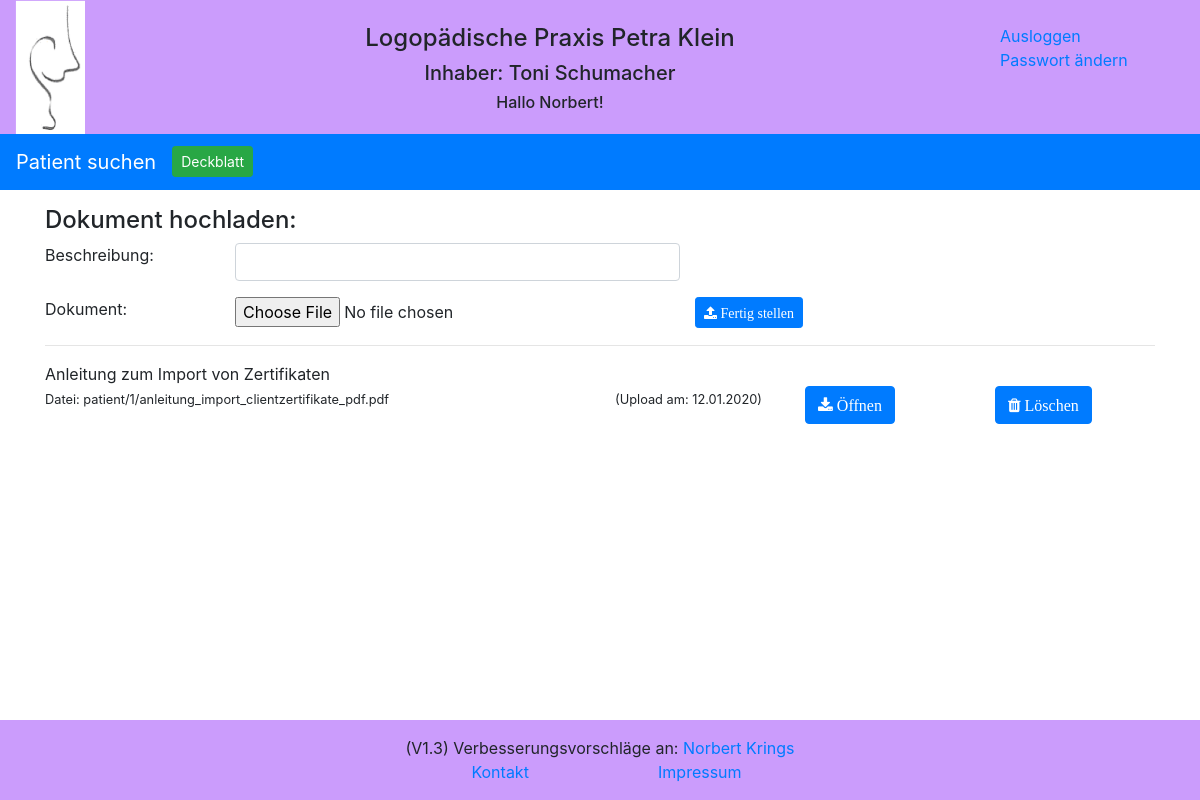
The page /reports/document/?id=1 (signed in) on the database as committed earlier.
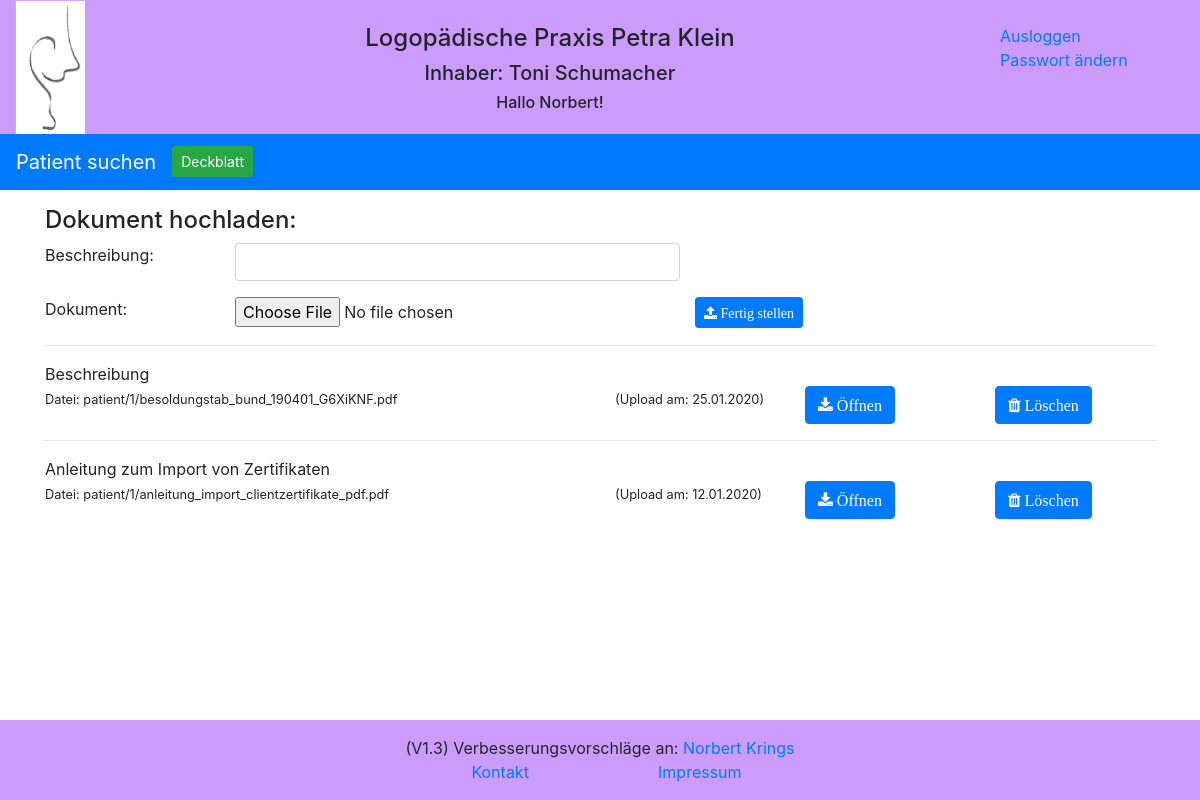
The same page on the database as committed later.
### reports/models.py (models this page shows)
class Document(models.Model):
    description = models.CharField(max_length=255, blank=True)
    document = models.FileField(upload_to=dynamik_path, max_length=100)
    uploaded_at = models.DateTimeField(auto_now_add=True)
    patient = models.ForeignKey(Patient, on_delete=models.CASCADE, default='')

### reports/views.py (the view)
# urls.py: path('document/', views.upload_document, name='document'),
def upload_document(request):
    request.session.set_expiry(settings.SESSION_EXPIRE_SECONDS)
    if request.method == 'POST':
        item_form = DocumentForm(request.POST, request.FILES)
        patient_result = Patient.objects.get(id=request.POST.get('patient'))
        if item_form.is_valid():
            logger.debug('upload_document: Dokument zum speichern valide')
            item = item_form.save(commit=False)
            item.patient_id = patient_result.id
            item.save()
            logger.debug('upload_document: Dokument gespeichert')
            return redirect('/reports/document/?id=' + str(patient_result.id))
    else:
        logger.debug('upload_document: Formular aufgerufen um Dokumente zu sehen oder hochzuladen')
        form = DocumentForm(initial={'patient': request.GET.get('id')})
        patient_result = Patient.objects.get(id=request.GET.get('id'))
        documents = Document.objects.filter(patient_id=request.GET.get('id')).order_by('-uploaded_at')
    return render(request, 'reports/document_form.html', {'form': form, 'patient': patient_result, 'documents': documents})

### reports/forms.py
class DocumentForm(forms.ModelForm):
    description = forms.CharField(required=True,
                                    max_length=100,
                                    widget=forms.TextInput(
                                        attrs={
                                            'class': 'form-control'
                                        }
                                    )
                                    )
    class Meta:
        model = Document
        fields = [
            'description',
            'document',
            'patient'
        ]

### reports/templates/reports/document_form.html (shortened to what this page needs)
{% extends "base.html" %}
{% block extrahead %}
    {% load static %}
    <link rel="stylesheet" href="{% static 'reports/style_e2.css' %}">
    <link rel="stylesheet" href="https://cdnjs.cloudflare.com/ajax/libs/font-awesome/4.7.0/css/font-awesome.min.css">
{% endblock %}
{% block nav %}
<nav class="navbar navbar-expand-sm bg-primary navbar-dark">
  <a class="navbar-brand" href="{% url 'reports:index' %}" >Patient suchen</a>
  <div class="collapse navbar-collapse" id="collapsibleNavbar">
    <ul class="navbar-nav">
      <li class="nav-item">
          <a class="btn btn-success btn-sm" href="{% url 'reports:patient' patient.id %}" role="button">Deckblatt</a>
      </li>
    </ul>
  </div>
</nav>
{% endblock %}
{% block content %}
<content>
  <form method="post" enctype="multipart/form-data">
    <div class="container">
        <div class="row">
            <div class="col-sm">
                <h4>Dokument hochladen:</h4>
            </div>
        </div>
        <div class="form-group row">
            <label for="{{ form.description.id_for_label }}" class="col-sm-2 control-label">Beschreibung:</label>
            <div class="col-sm-5">
                {{ form.description }}
            </div>
        </div>
        <div class="form-group row">
            <label for="{{ form.document.id_for_label }}" class="col-sm-2 control-label">Dokument:</label>
            <div class="col-sm-5">
                {{ form.document }}
            </div>
            <div class="col-sm-sm-7 ">
                <button type="submit" class="btn btn-primary btn-sm"><i class="fa fa-upload"> Fertig stellen</i></button>
            </div>
        </div>
    </div>
  </form>
    <div class="container">
        {% for obj in documents %}
        <hr>
            <div class="row">
                <div class="col-sm-8">
                    {{ obj.description }}
                </div>
            </div>
            <div class="row">
                <div class="col-sm-6">
                    <div class="small inline">Datei: {{ obj.document.name }}</div>
                </div>
                <div class="col-sm-2">
                     <small>(Upload am: {{ obj.uploaded_at | date:"d.m.Y"}})</small>
                </div>
                <div class="col-sm-2">
                    <div class="small inline">
                        <a href="{% url 'reports:download' %}?id={{ obj.id }}">
                            <button type="button" class="btn btn-primary"><i class="fa fa-download"> Öffnen</i></button>
                        </a>
                    </div>
                </div>
                <div class="col-sm-2">
                    <div class="small inline">
                        <a href="{% url 'reports:delete' obj.id %}">
                            <button type="button" class="btn btn-primary"><i class="fa fa-trash"> Löschen</i></button>
                        </a>
                    </div>
                </div>
            </div>
        {% endfor %}
    </div>
</content>
{% endblock %}

Rows that differ between the two databases and show on the page:
added Document: description "Beschreibung", document.name "patient/1/besoldungstab_bund_190401_G6XiKNF.pdf", uploaded_at "25.01.2020"
